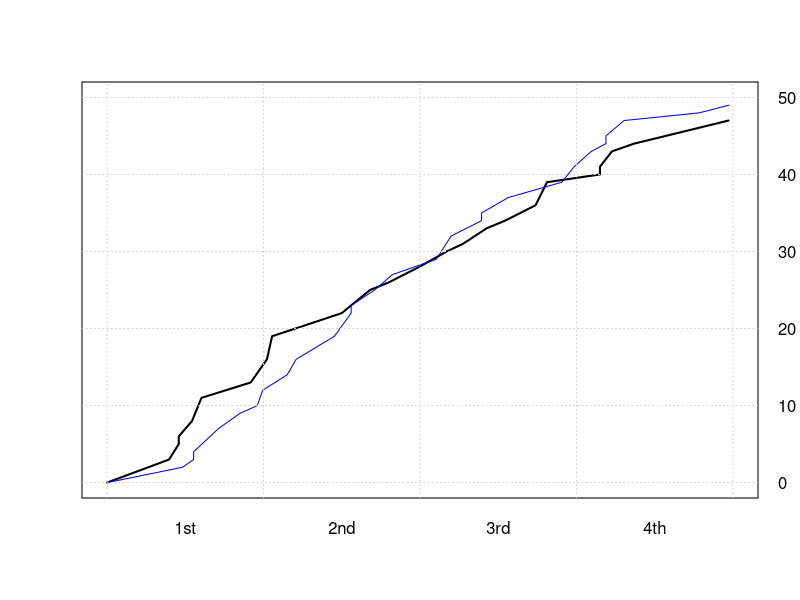

The R script that drew this image:
# Q1
game <- read.table("UWvMSU_1-22-13.txt")
game <- transform(game, V1 = as.numeric(as.character(V1)), V3 = as.numeric(V3))
score_UW <- game[game$V2=="UW",]
score_MSU <- game[game$V2=="MSU",]

s = 0
for (i in 1:nrow(score_UW)) {
  s <- s + as.integer(score_UW[i,"V3"])
  score_UW[i, "V3"] <- s
}

s = 0
for (i in 1:nrow(score_MSU)) {
  s <- s + as.integer(score_MSU[i,"V3"])
  score_MSU[i, "V3"] <- s
}

plot(append(0, score_UW$V1), append(0, score_UW$V3), type="l", col="black", axes=FALSE, frame.plot=TRUE, xlab=NA, ylab=NA, lwd=2, xlim=c(0,40), ylim=c(0,50))
lines(append(0, score_MSU$V1), append(0, score_MSU$V3), col="blue")
grid(nx = NULL, ny = NULL, col = "lightgray", lty = "dotted",
     lwd = par("lwd"), equilogs = TRUE)
axis(1, at=c(5,15,25,35), labels=c("1st", "2nd", "3rd", "4th"), tick=F)
axis(4, las=1, tick=F)


# Q2
print("I am thinking of a number 1-100...", quote=F)
x <- sample(1:100, 1)
for (i in 1:10) {
  g <- readline(prompt="Guess: ")
  if (g > x) {
    print("Lower", quote=F)
  }else if (g < x) {
    print("Higher", quote=F)
  }else {
    print("Correct!", quote=F)
    break
  }
}

